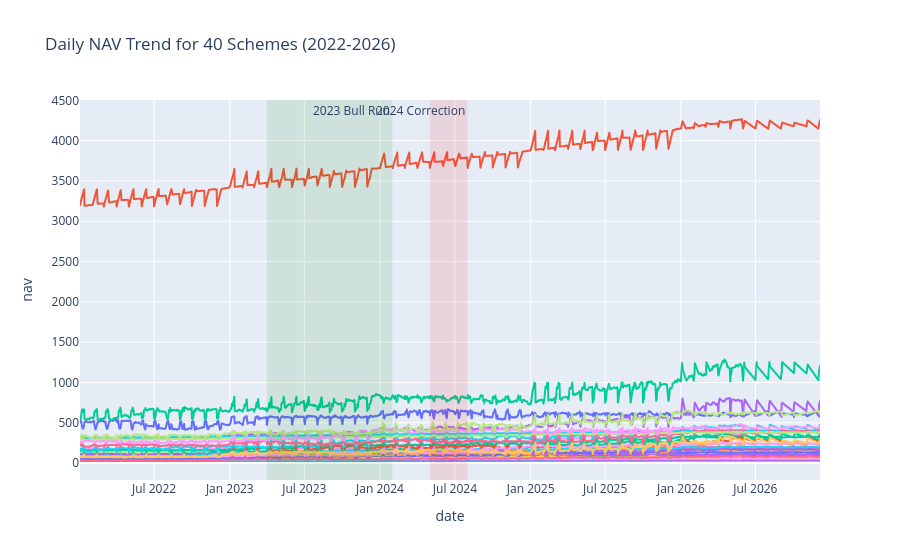

Notebook code for this chart:
### Code cell
# Assuming nav_history has 'amfi_code', 'date', 'nav'
fig = px.line(nav_history, x='date', y='nav', color='amfi_code', 
              title='Daily NAV Trend for 40 Schemes (2022-2026)')

# Highlight 2023 Bull Run (approx Apr 2023 - Jan 2024)
fig.add_vrect(x0="2023-04-01", x1="2024-01-31", fillcolor="green", opacity=0.1, line_width=0, annotation_text="2023 Bull Run")

# Highlight 2024 Corrections (approx mid 2024)
fig.add_vrect(x0="2024-05-01", x1="2024-07-31", fillcolor="red", opacity=0.1, line_width=0, annotation_text="2024 Correction")

fig.update_layout(showlegend=False) # Hiding legend if 40 funds makes it too cluttered
fig.write_image("reports/charts/01_nav_trend.png")
fig.show()

### Figure 1 — Plotly figure (JSON) as saved in the notebook; plotly's stock layout.template omitted (floating-point values rounded to 4 significant figures; data arrays with more than 128 entries replaced by an {"elided": "..."} marker saying what was removed)
{"data": [{"hovertemplate": "amfi_code=100016<br>date=%{x}<br>nav=%{y}<extra></extra>", "legendgroup": "100016", "line": {"color": "#636efa", "dash": "solid"}, "marker": {"symbol": "circle"}, "mode": "lines", "name": "100016", "showlegend": true, "type": "scattergl", "x": {"elided": "1150 str values"}, "xaxis": "x", "y": {"elided": "1150 float values"}, "yaxis": "y"}, {"hovertemplate": "amfi_code=100025<br>date=%{x}<br>nav=%{y}<extra></extra>", "legendgroup": "100025", "line": {"color": "#EF553B", "dash": "solid"}, "marker": {"symbol": "circle"}, "mode": "lines", "name": "100025", "showlegend": true, "type": "scattergl", "x": {"elided": "1150 str values"}, "xaxis": "x", "y": {"elided": "1150 float values"}, "yaxis": "y"}, {"hovertemplate": "amfi_code=100033<br>date=%{x}<br>nav=%{y}<extra></extra>", "legendgroup": "100033", "line": {"color": "#00cc96", "dash": "solid"}, "marker": {"symbol": "circle"}, "mode": "lines", "name": "100033", "showlegend": true, "type": "scattergl", "x": {"elided": "1150 str values"}, "xaxis": "x", "y": {"elided": "1150 float values"}, "yaxis": "y"}, {"hovertemplate": "amfi_code=101206<br>date=%{x}<br>nav=%{y}<extra></extra>", "legendgroup": "101206", "line": {"color": "#ab63fa", "dash": "solid"}, "marker": {"symbol": "circle"}, "mode": "lines", "name": "101206", "showlegend": true, "type": "scattergl", "x": {"elided": "1150 str values"}, "xaxis": "x", "y": {"elided": "1150 float values"}, "yaxis": "y"}, {"hovertemplate": "amfi_code=101207<br>date=%{x}<br>nav=%{y}<extra></extra>", "legendgroup": "101207", "line": {"color": "#FFA15A", "dash": "solid"}, "marker": {"symbol": "circle"}, "mode": "lines", "name": "101207", "showlegend": true, "type": "scattergl", "x": {"elided": "1150 str values"}, "xaxis": "x", "y": {"elided": "1150 float values"}, "yaxis": "y"}, {"hovertemplate": "amfi_code=101208<br>date=%{x}<br>nav=%{y}<extra></extra>", "legendgroup": "101208", "line": {"color": "#19d3f3", "dash": "solid"}, "marker": {"symbol": "circle"}, "mode": "lines", "name": "101208", "showlegend": true, "type": "scattergl", "x": {"elided": "1150 str values"}, "xaxis": "x", "y": {"elided": "1150 float values"}, "yaxis": "y"}, {"hovertemplate": "amfi_code=102885<br>date=%{x}<br>nav=%{y}<extra></extra>", "legendgroup": "102885", "line": {"color": "#FF6692", "dash": "solid"}, "marker": {"symbol": "circle"}, "mode": "lines", "name": "102885", "showlegend": true, "type": "scattergl", "x": {"elided": "1150 str values"}, "xaxis": "x", "y": {"elided": "1150 float values"}, "yaxis": "y"}, {"hovertemplate": "amfi_code=102886<br>date=%{x}<br>nav=%{y}<extra></extra>", "legendgroup": "102886", "line": {"color": "#B6E880", "dash": "solid"}, "marker": {"symbol": "circle"}, "mode": "lines", "name": "102886", "showlegend": true, "type": "scattergl", "x": {"elided": "1150 str values"}, "xaxis": "x", "y": {"elided": "1150 float values"}, "yaxis": "y"}, {"hovertemplate": "amfi_code=102887<br>date=%{x}<br>nav=%{y}<extra></extra>", "legendgroup": "102887", "line": {"color": "#FF97FF", "dash": "solid"}, "marker": {"symbol": "circle"}, "mode": "lines", "name": "102887", "showlegend": true, "type": "scattergl", "x": {"elided": "1150 str values"}, "xaxis": "x", "y": {"elided": "1150 float values"}, "yaxis": "y"}, {"hovertemplate": "amfi_code=118632<br>date=%{x}<br>nav=%{y}<extra></extra>", "legendgroup": "118632", "line": {"color": "#FECB52", "dash": "solid"}, "marker": {"symbol": "circle"}, "mode": "lines", "name": "118632", "showlegend": true, "type": "scattergl", "x": {"elided": "1150 str values"}, "xaxis": "x", "y": {"elided": "1150 float values"}, "yaxis": "y"}, {"hovertemplate": "amfi_code=118633<br>date=%{x}<br>nav=%{y}<extra></extra>", "legendgroup": "118633", "line": {"color": "#636efa", "dash": "solid"}, "marker": {"symbol": "circle"}, "mode": "lines", "name": "118633", "showlegend": true, "type": "scattergl", "x": {"elided": "1150 str values"}, "xaxis": "x", "y": {"elided": "1150 float values"}, "yaxis": "y"}, {"hovertemplate": "amfi_code=118634<br>date=%{x}<br>nav=%{y}<extra></extra>", "legendgroup": "118634", "line": {"color": "#EF553B", "dash": "solid"}, "marker": {"symbol": "circle"}, "mode": "lines", "name": "118634", "showlegend": true, "type": "scattergl", "x": {"elided": "1150 str values"}, "xaxis": "x", "y": {"elided": "1150 float values"}, "yaxis": "y"}, {"hovertemplate": "amfi_code=118635<br>date=%{x}<br>nav=%{y}<extra></extra>", "legendgroup": "118635", "line": {"color": "#00cc96", "dash": "solid"}, "marker": {"symbol": "circle"}, "mode": "lines", "name": "118635", "showlegend": true, "type": "scattergl", "x": {"elided": "1150 str values"}, "xaxis": "x", "y": {"elided": "1150 float values"}, "yaxis": "y"}, {"hovertemplate": "amfi_code=118636<br>date=%{x}<br>nav=%{y}<extra></extra>", "legendgroup": "118636", "line": {"color": "#ab63fa", "dash": "solid"}, "marker": {"symbol": "circle"}, "mode": "lines", "name": "118636", "showlegend": true, "type": "scattergl", "x": {"elided": "1150 str values"}, "xaxis": "x", "y": {"elided": "1150 float values"}, "yaxis": "y"}, {"hovertemplate": "amfi_code=119092<br>date=%{x}<br>nav=%{y}<extra></extra>", "legendgroup": "119092", "line": {"color": "#FFA15A", "dash": "solid"}, "marker": {"symbol": "circle"}, "mode": "lines", "name": "119092", "showlegend": true, "type": "scattergl", "x": {"elided": "1150 str values"}, "xaxis": "x", "y": {"elided": "1150 float values"}, "yaxis": "y"}, {"hovertemplate": "amfi_code=119093<br>date=%{x}<br>nav=%{y}<extra></extra>", "legendgroup": "119093", "line": {"color": "#19d3f3", "dash": "solid"}, "marker": {"symbol": "circle"}, "mode": "lines", "name": "119093", "showlegend": true, "type": "scattergl", "x": {"elided": "1150 str values"}, "xaxis": "x", "y": {"elided": "1150 float values"}, "yaxis": "y"}, {"hovertemplate": "amfi_code=119094<br>date=%{x}<br>nav=%{y}<extra></extra>", "legendgroup": "119094", "line": {"color": "#FF6692", "dash": "solid"}, "marker": {"symbol": "circle"}, "mode": "lines", "name": "119094", "showlegend": true, "type": "scattergl", "x": {"elided": "1150 str values"}, "xaxis": "x", "y": {"elided": "1150 float values"}, "yaxis": "y"}, {"hovertemplate": "amfi_code=119095<br>date=%{x}<br>nav=%{y}<extra></extra>", "legendgroup": "119095", "line": {"color": "#B6E880", "dash": "solid"}, "marker": {"symbol": "circle"}, "mode": "lines", "name": "119095", "showlegend": true, "type": "scattergl", "x": {"elided": "1150 str values"}, "xaxis": "x", "y": {"elided": "1150 float values"}, "yaxis": "y"}, {"hovertemplate": "amfi_code=119120<br>date=%{x}<br>nav=%{y}<extra></extra>", "legendgroup": "119120", "line": {"color": "#FF97FF", "dash": "solid"}, "marker": {"symbol": "circle"}, "mode": "lines", "name": "119120", "showlegend": true, "type": "scattergl", "x": {"elided": "1150 str values"}, "xaxis": "x", "y": {"elided": "1150 float values"}, "yaxis": "y"}, {"hovertemplate": "amfi_code=119551<br>date=%{x}<br>nav=%{y}<extra></extra>", "legendgroup": "119551", "line": {"color": "#FECB52", "dash": "solid"}, "marker": {"symbol": "circle"}, "mode": "lines", "name": "119551", "showlegend": true, "type": "scattergl", "x": {"elided": "1150 str values"}, "xaxis": "x", "y": {"elided": "1150 float values"}, "yaxis": "y"}, {"hovertemplate": "amfi_code=119552<br>date=%{x}<br>nav=%{y}<extra></extra>", "legendgroup": "119552", "line": {"color": "#636efa", "dash": "solid"}, "marker": {"symbol": "circle"}, "mode": "lines", "name": "119552", "showlegend": true, "type": "scattergl", "x": {"elided": "1150 str values"}, "xaxis": "x", "y": {"elided": "1150 float values"}, "yaxis": "y"}, {"hovertemplate": "amfi_code=119598<br>date=%{x}<br>nav=%{y}<extra></extra>", "legendgroup": "119598", "line": {"color": "#EF553B", "dash": "solid"}, "marker": {"symbol": "circle"}, "mode": "lines", "name": "119598", "showlegend": true, "type": "scattergl", "x": {"elided": "1150 str values"}, "xaxis": "x", "y": {"elided": "1150 float values"}, "yaxis": "y"}, {"hovertemplate": "amfi_code=119599<br>date=%{x}<br>nav=%{y}<extra></extra>", "legendgroup": "119599", "line": {"color": "#00cc96", "dash": "solid"}, "marker": {"symbol": "circle"}, "mode": "lines", "name": "119599", "showlegend": true, "type": "scattergl", "x": {"elided": "1150 str values"}, "xaxis": "x", "y": {"elided": "1150 float values"}, "yaxis": "y"}, {"hovertemplate": "amfi_code=120503<br>date=%{x}<br>nav=%{y}<extra></extra>", "legendgroup": "120503", "line": {"color": "#ab63fa", "dash": "solid"}, "marker": {"symbol": "circle"}, "mode": "lines", "name": "120503", "showlegend": true, "type": "scattergl", "x": {"elided": "1150 str values"}, "xaxis": "x", "y": {"elided": "1150 float values"}, "yaxis": "y"}, {"hovertemplate": "amfi_code=120504<br>date=%{x}<br>nav=%{y}<extra></extra>", "legendgroup": "120504", "line": {"color": "#FFA15A", "dash": "solid"}, "marker": {"symbol": "circle"}, "mode": "lines", "name": "120504", "showlegend": true, "type": "scattergl", "x": {"elided": "1150 str values"}, "xaxis": "x", "y": {"elided": "1150 float values"}, "yaxis": "y"}, {"hovertemplate": "amfi_code=120505<br>date=%{x}<br>nav=%{y}<extra></extra>", "legendgroup": "120505", "line": {"color": "#19d3f3", "dash": "solid"}, "marker": {"symbol": "circle"}, "mode": "lines", "name": "120505", "showlegend": true, "type": "scattergl", "x": {"elided": "1150 str values"}, "xaxis": "x", "y": {"elided": "1150 float values"}, "yaxis": "y"}, {"hovertemplate": "amfi_code=120506<br>date=%{x}<br>nav=%{y}<extra></extra>", "legendgroup": "120506", "line": {"color": "#FF6692", "dash": "solid"}, "marker": {"symbol": "circle"}, "mode": "lines", "name": "120506", "showlegend": true, "type": "scattergl", "x": {"elided": "1150 str values"}, "xaxis": "x", "y": {"elided": "1150 float values"}, "yaxis": "y"}, {"hovertemplate": "amfi_code=120507<br>date=%{x}<br>nav=%{y}<extra></extra>", "legendgroup": "120507", "line": {"color": "#B6E880", "dash": "solid"}, "marker": {"symbol": "circle"}, "mode": "lines", "name": "120507", "showlegend": true, "type": "scattergl", "x": {"elided": "1150 str values"}, "xaxis": "x", "y": {"elided": "1150 float values"}, "yaxis": "y"}, {"hovertemplate": "amfi_code=120841<br>date=%{x}<br>nav=%{y}<extra></extra>", "legendgroup": "120841", "line": {"color": "#FF97FF", "dash": "solid"}, "marker": {"symbol": "circle"}, "mode": "lines", "name": "120841", "showlegend": true, "type": "scattergl", "x": {"elided": "1150 str values"}, "xaxis": "x", "y": {"elided": "1150 float values"}, "yaxis": "y"}, {"hovertemplate": "amfi_code=120842<br>date=%{x}<br>nav=%{y}<extra></extra>", "legendgroup": "120842", "line": {"color": "#FECB52", "dash": "solid"}, "marker": {"symbol": "circle"}, "mode": "lines", "name": "120842", "showlegend": true, "type": "scattergl", "x": {"elided": "1150 str values"}, "xaxis": "x", "y": {"elided": "1150 float values"}, "yaxis": "y"}, {"hovertemplate": "amfi_code=120843<br>date=%{x}<br>nav=%{y}<extra></extra>", "legendgroup": "120843", "line": {"color": "#636efa", "dash": "solid"}, "marker": {"symbol": "circle"}, "mode": "lines", "name": "120843", "showlegend": true, "type": "scattergl", "x": {"elided": "1150 str values"}, "xaxis": "x", "y": {"elided": "1150 float values"}, "yaxis": "y"}, {"hovertemplate": "amfi_code=120844<br>date=%{x}<br>nav=%{y}<extra></extra>", "legendgroup": "120844", "line": {"color": "#EF553B", "dash": "solid"}, "marker": {"symbol": "circle"}, "mode": "lines", "name": "120844", "showlegend": true, "type": "scattergl", "x": {"elided": "1150 str values"}, "xaxis": "x", "y": {"elided": "1150 float values"}, "yaxis": "y"}, {"hovertemplate": "amfi_code=125497<br>date=%{x}<br>nav=%{y}<extra></extra>", "legendgroup": "125497", "line": {"color": "#00cc96", "dash": "solid"}, "marker": {"symbol": "circle"}, "mode": "lines", "name": "125497", "showlegend": true, "type": "scattergl", "x": {"elided": "1150 str values"}, "xaxis": "x", "y": {"elided": "1150 float values"}, "yaxis": "y"}, {"hovertemplate": "amfi_code=125498<br>date=%{x}<br>nav=%{y}<extra></extra>", "legendgroup": "125498", "line": {"color": "#ab63fa", "dash": "solid"}, "marker": {"symbol": "circle"}, "mode": "lines", "name": "125498", "showlegend": true, "type": "scattergl", "x": {"elided": "1150 str values"}, "xaxis": "x", "y": {"elided": "1150 float values"}, "yaxis": "y"}, {"hovertemplate": "amfi_code=148567<br>date=%{x}<br>nav=%{y}<extra></extra>", "legendgroup": "148567", "line": {"color": "#FFA15A", "dash": "solid"}, "marker": {"symbol": "circle"}, "mode": "lines", "name": "148567", "showlegend": true, "type": "scattergl", "x": {"elided": "1150 str values"}, "xaxis": "x", "y": {"elided": "1150 float values"}, "yaxis": "y"}, {"hovertemplate": "amfi_code=148568<br>date=%{x}<br>nav=%{y}<extra></extra>", "legendgroup": "148568", "line": {"color": "#19d3f3", "dash": "solid"}, "marker": {"symbol": "circle"}, "mode": "lines", "name": "148568", "showlegend": true, "type": "scattergl", "x": {"elided": "1150 str values"}, "xaxis": "x", "y": {"elided": "1150 float values"}, "yaxis": "y"}, {"hovertemplate": "amfi_code=148569<br>date=%{x}<br>nav=%{y}<extra></extra>", "legendgroup": "148569", "line": {"color": "#FF6692", "dash": "solid"}, "marker": {"symbol": "circle"}, "mode": "lines", "name": "148569", "showlegend": true, "type": "scattergl", "x": {"elided": "1150 str values"}, "xaxis": "x", "y": {"elided": "1150 float values"}, "yaxis": "y"}, {"hovertemplate": "amfi_code=149322<br>date=%{x}<br>nav=%{y}<extra></extra>", "legendgroup": "149322", "line": {"color": "#B6E880", "dash": "solid"}, "marker": {"symbol": "circle"}, "mode": "lines", "name": "149322", "showlegend": true, "type": "scattergl", "x": {"elided": "1150 str values"}, "xaxis": "x", "y": {"elided": "1150 float values"}, "yaxis": "y"}, {"hovertemplate": "amfi_code=149323<br>date=%{x}<br>nav=%{y}<extra></extra>", "legendgroup": "149323", "line": {"color": "#FF97FF", "dash": "solid"}, "marker": {"symbol": "circle"}, "mode": "lines", "name": "149323", "showlegend": true, "type": "scattergl", "x": {"elided": "1150 str values"}, "xaxis": "x", "y": {"elided": "1150 float values"}, "yaxis": "y"}, {"hovertemplate": "amfi_code=149324<br>date=%{x}<br>nav=%{y}<extra></extra>", "legendgroup": "149324", "line": {"color": "#FECB52", "dash": "solid"}, "marker": {"symbol": "circle"}, "mode": "lines", "name": "149324", "showlegend": true, "type": "scattergl", "x": {"elided": "1150 str values"}, "xaxis": "x", "y": {"elided": "1150 float values"}, "yaxis": "y"}], "layout": {"annotations": [{"showarrow": false, "text": "2023 Bull Run", "x": "2024-01-31", "xanchor": "right", "xref": "x", "y": 1, "yanchor": "top", "yref": "y domain"}, {"showarrow": false, "text": "2024 Correction", "x": "2024-07-31", "xanchor": "right", "xref": "x", "y": 1, "yanchor": "top", "yref": "y domain"}], "legend": {"title": {"text": "amfi_code"}, "tracegroupgap": 0}, "shapes": [{"fillcolor": "green", "line": {"width": 0}, "opacity": 0.1, "type": "rect", "x0": "2023-04-01", "x1": "2024-01-31", "xref": "x", "y0": 0, "y1": 1, "yref": "y domain"}, {"fillcolor": "red", "line": {"width": 0}, "opacity": 0.1, "type": "rect", "x0": "2024-05-01", "x1": "2024-07-31", "xref": "x", "y0": 0, "y1": 1, "yref": "y domain"}], "showlegend": false, "title": {"text": "Daily NAV Trend for 40 Schemes (2022-2026)"}, "xaxis": {"anchor": "y", "domain": [0, 1], "title": {"text": "date"}}, "yaxis": {"anchor": "x", "domain": [0, 1], "title": {"text": "nav"}}}}
